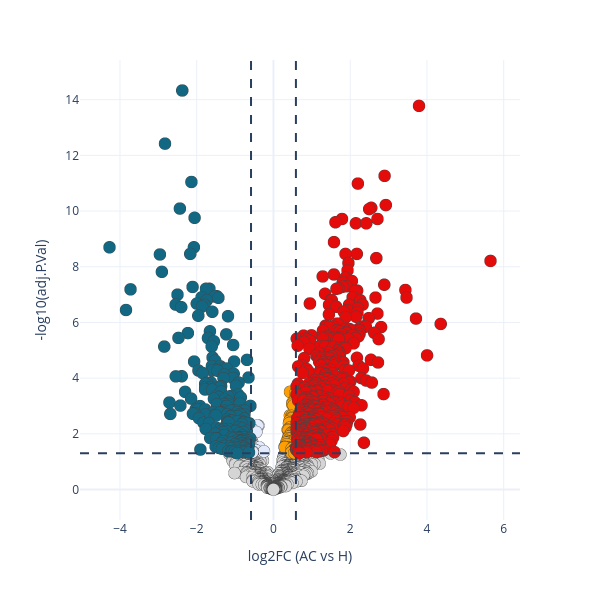

The cell this chart's notebook holds for it:
### Markdown cell above
# Figure 4i
Differential phosphorylation, tumor (AC) vs healthy (H), by `limma` on the parent-protein-normalized data, **blocked by patient** (paired design). Significance: |log2FC| > 0.585 (1.5×) and BH-adjusted p < 0.05. Volcano plot with up (red) / down (blue) / non-significant (grey).

### Code cell
# Figure 4i - limma AC vs H (patient-blocked) + volcano. (ported from v00)
from limma_utils import run_limma_pipeline

def mark_significant_sites(limma_output, log2_threshold=0.585, fdr_threshold=0.05):
    """5-way label: FDR-significant sites are 'up'/'down' if past the log2FC threshold,
    else 'up_sub'/'down_sub' (significant by FDR but sub-threshold fold change)."""
    df = limma_output.copy()
    tmp = []
    for _, row in df.iterrows():
        if row['adj.P.Val'] >= fdr_threshold:
            tmp.append('none')
        elif row['logFC'] > log2_threshold:
            tmp.append('up')
        elif row['logFC'] < -log2_threshold:
            tmp.append('down')
        elif row['logFC'] > 0:
            tmp.append('up_sub')
        else:
            tmp.append('down_sub')
    df['ID'] = tmp
    return df

# metadata + expression matrix (features x samples), exactly as v00
df_meta = norm[['group', 'sample', 'subject']].copy()
df_num  = norm.set_index('sample').drop(['group', 'subject'], axis=1).T
df_meta['sample_type'] = df_meta['group'].apply(lambda x: x.split('_')[0])
df_meta['patient_id']  = df_meta['group'].apply(lambda x: x.split('_')[1])   # e.g. 'c16/16012' (cohort embedded); blocks AC vs H per patient
df_meta.columns = ['group', 'sample_id', 'subject', 'sample_type', 'patient_id']
df_meta = df_meta.drop(['group', 'subject'], axis=1)

limma_res_AC_vs_H = run_limma_pipeline(
    df_num, df_meta, group_cols=['sample_type'], block_col='patient_id', lfc_cutoff=0.585)
limma_AC_vs_H = mark_significant_sites(limma_res_AC_vs_H)
limma_AC_vs_H['Gene'] = limma_AC_vs_H['feature'].apply(lambda x: x.split('~')[1].split('_')[0])

vc = limma_AC_vs_H['ID'].value_counts().to_dict()
n_up, n_down = vc.get('up', 0), vc.get('down', 0)
print(f'AC vs H (patient-blocked):  up={n_up}  down={n_down}  total sig (|log2FC|>0.585)={n_up + n_down}')
print(f'  FDR-sig but sub-threshold: up_sub={vc.get("up_sub",0)}  down_sub={vc.get("down_sub",0)}  '
      f'| of {len(limma_AC_vs_H)} tested')

COLOR_MAP = {'up': '#e40b0b', 'up_sub': '#fd9e02', 'down': '#126782', 'down_sub': '#e2eafc', 'none': '#d5d5d5'}
fig = px.scatter(limma_AC_vs_H, x='logFC', y=-np.log10(limma_AC_vs_H['adj.P.Val']), color='ID',
                 color_discrete_map=COLOR_MAP, hover_name='Gene',
                 category_orders={'ID': ['none', 'up_sub', 'down_sub', 'up', 'down']})
fig.update_traces(marker=dict(size=12, line=dict(width=0.2)))
fig.add_vline(x=0.585, line_dash='dash'); fig.add_vline(x=-0.585, line_dash='dash')
fig.add_hline(y=1.3, line_dash='dash')
fig.update_layout(width=600, height=600, template='plotly_white', showlegend=False)
fig.update_xaxes(title='log2FC (AC vs H)'); fig.update_yaxes(title='-log10(adj.P.Val)')
fig.show()
fig.write_image(r'figures/figure4/figure4i.pdf', width=600, height=600)

### Figure 1 — Plotly figure (JSON) as saved in the notebook; plotly's stock layout.template omitted (floating-point values rounded to 4 significant figures; data arrays with more than 128 entries replaced by an {"elided": "..."} marker saying what was removed)
{"data": [{"hovertemplate": "<b>%{hovertext}</b><br><br>ID=none<br>logFC=%{x}<br>y=%{y}<extra></extra>", "hovertext": {"elided": "891 str values"}, "legendgroup": "none", "marker": {"color": "#d5d5d5", "line": {"width": 0.2}, "size": 12, "symbol": "circle"}, "mode": "markers", "name": "none", "showlegend": true, "type": "scattergl", "x": {"elided": "891 float values"}, "xaxis": "x", "y": {"elided": "891 float values"}, "yaxis": "y"}, {"hovertemplate": "<b>%{hovertext}</b><br><br>ID=up_sub<br>logFC=%{x}<br>y=%{y}<extra></extra>", "hovertext": ["BCLAF1", "RBM15", "DNAJC5", "LMNA", "SNRNP70", "PSMD2", "PHRF1", "SAFB", "VIM", "ZC3H14", "HDGF", "PA2G4", "NCL", "KMT2D", "AFDN", "RBM14", "CTNNA1", "FLNA", "TRA2B", "ACIN1", "NUP88", "TJAP1", "SEC31A", "RMDN3", "HDGF", "HDGF", "NKAP", "PKN2", "PPAN", "TMEM87A", "CDK11B", "RPLP2", "RPLP2", "BAG6", "MTMR3", "CCZ1B", "BCLAF1", "AAAS", "ITPR3", "CLNS1A", "HDAC1", "MTDH", "CCNY", "RAVER1", "ARHGEF6", "G3BP1", "HSP90AA1", "HDAC2", "RBM39", "PAXX", "PRKAR2A", "MSN", "GTF3C4", "GPALPP1", "SH3BP1", "MFF", "PDS5A", "DCP1A", "PDS5B"], "legendgroup": "up_sub", "marker": {"color": "#fd9e02", "line": {"width": 0.2}, "size": 12, "symbol": "circle"}, "mode": "markers", "name": "up_sub", "showlegend": true, "type": "scattergl", "x": [0.4313, 0.573, 0.5492, 0.4939, 0.4893, 0.5242, 0.4287, 0.4741, 0.58, 0.5517, 0.4761, 0.5274, 0.4933, 0.4162, 0.4572, 0.4036, 0.5495, 0.4987, 0.4329, 0.3716, 0.5541, 0.393, 0.4909, 0.5819, 0.4616, 0.4616, 0.4993, 0.487, 0.3919, 0.5809, 0.5195, 0.3777, 0.3777, 0.4154, 0.5568, 0.5, 0.3565, 0.4667, 0.5346, 0.4006, 0.4661, 0.3779, 0.3329, 0.4603, 0.3436, 0.2901, 0.5289, 0.372, 0.3349, 0.2955, 0.5022, 0.4751, 0.545, 0.547, 0.55, 0.5042, 0.4621, 0.4639, 0.5468], "xaxis": "x", "y": [3.508, 3.474, 3.221, 3.119, 3.059, 3.021, 2.658, 2.641, 2.593, 2.584, 2.582, 2.564, 2.559, 2.459, 2.416, 2.373, 2.261, 2.255, 2.226, 2.148, 2.142, 2.13, 2.063, 2.044, 2.024, 2.024, 2.01, 1.943, 1.897, 1.878, 1.847, 1.838, 1.838, 1.817, 1.797, 1.756, 1.745, 1.743, 1.731, 1.72, 1.716, 1.702, 1.68, 1.638, 1.625, 1.531, 1.527, 1.524, 1.52, 1.516, 1.503, 1.467, 1.447, 1.435, 1.435, 1.341, 1.331, 1.327, 1.312], "yaxis": "y"}, {"hovertemplate": "<b>%{hovertext}</b><br><br>ID=down_sub<br>logFC=%{x}<br>y=%{y}<extra></extra>", "hovertext": ["SNTB2", "AHNAK", "CANX", "MTFR1L", "AFAP1", "MATR3", "PPFIBP1", "DPF2", "IRF2BP2", "CHMP3", "PDAP1", "PEA15", "TRA2A", "TP53BP1"], "legendgroup": "down_sub", "marker": {"color": "#e2eafc", "line": {"width": 0.2}, "size": 12, "symbol": "circle"}, "mode": "markers", "name": "down_sub", "showlegend": true, "type": "scattergl", "x": [-0.3945, -0.4186, -0.5606, -0.4492, -0.5612, -0.5336, -0.5426, -0.5429, -0.3681, -0.4973, -0.4439, -0.2477, -0.5363, -0.5493], "xaxis": "x", "y": [2.294, 2.294, 2.173, 2.065, 1.733, 1.634, 1.595, 1.581, 1.51, 1.433, 1.397, 1.369, 1.357, 1.341], "yaxis": "y"}, {"hovertemplate": "<b>%{hovertext}</b><br><br>ID=up<br>logFC=%{x}<br>y=%{y}<extra></extra>", "hovertext": {"elided": "552 str values"}, "legendgroup": "up", "marker": {"color": "#e40b0b", "line": {"width": 0.2}, "size": 12, "symbol": "circle"}, "mode": "markers", "name": "up", "showlegend": true, "type": "scattergl", "x": {"elided": "552 float values"}, "xaxis": "x", "y": {"elided": "552 float values"}, "yaxis": "y"}, {"hovertemplate": "<b>%{hovertext}</b><br><br>ID=down<br>logFC=%{x}<br>y=%{y}<extra></extra>", "hovertext": {"elided": "231 str values"}, "legendgroup": "down", "marker": {"color": "#126782", "line": {"width": 0.2}, "size": 12, "symbol": "circle"}, "mode": "markers", "name": "down", "showlegend": true, "type": "scattergl", "x": {"elided": "231 float values"}, "xaxis": "x", "y": {"elided": "231 float values"}, "yaxis": "y"}], "layout": {"height": 600, "legend": {"title": {"text": "ID"}, "tracegroupgap": 0}, "margin": {"t": 60}, "shapes": [{"line": {"dash": "dash"}, "type": "line", "x0": 0.585, "x1": 0.585, "xref": "x", "y0": 0, "y1": 1, "yref": "y domain"}, {"line": {"dash": "dash"}, "type": "line", "x0": -0.585, "x1": -0.585, "xref": "x", "y0": 0, "y1": 1, "yref": "y domain"}, {"line": {"dash": "dash"}, "type": "line", "x0": 0, "x1": 1, "xref": "x domain", "y0": 1.3, "y1": 1.3, "yref": "y"}], "showlegend": false, "width": 600, "xaxis": {"anchor": "y", "domain": [0, 1], "title": {"text": "log2FC (AC vs H)"}}, "yaxis": {"anchor": "x", "domain": [0, 1], "title": {"text": "-log10(adj.P.Val)"}}}}
